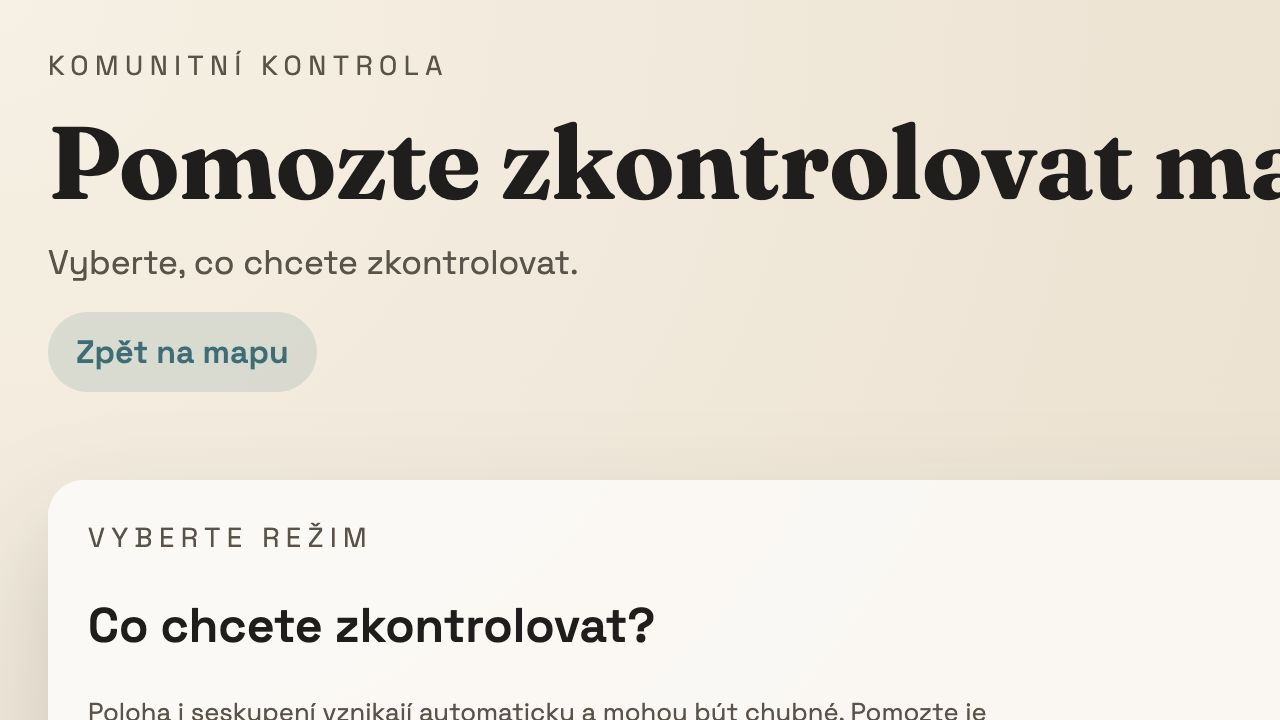
#> input picture artifacts/community-help-audit/01-choose-help-mode.jpg, 1280 x 720 px
$ python -i similarity_hashing.py   (imports and definitions only)
#> lines starting #> are read from the running program, lines starting #| are printed output that depends on the picture; after the words box and inside, x2 and y2 are one past the last pixel; in counts of white or black regions, pixels touching at a corner belong together
#> further down, picture is the input picture: PIL image 1280x720 RGB; mean R, G, B 230.8, 225.2, 214.6
from collections import deque
from statistics import median

from PIL import Image, ImageFilter

from src.utils.similarity_core import visual_hash


def _corner_background(image: Image.Image) -> tuple[int, int, int]:
    width, height = image.size
    sample_size = max(4, min(width, height) // 10)
    pixels = image.load()
    samples: list[tuple[int, int, int]] = []
    regions = [
        (range(sample_size), range(sample_size)),
        (range(width - sample_size, width), range(sample_size)),
        (range(sample_size), range(height - sample_size, height)),
        (range(width - sample_size, width), range(height - sample_size, height)),
    ]
    for xs, ys in regions:
        for x in xs:
            for y in ys:
                samples.append(pixels[x, y])
    return tuple(int(median([sample[channel] for sample in samples])) for channel in range(3))


def _components(mask: Image.Image) -> list[tuple[int, int, int, int, int, bool]]:
    width, height = mask.size
    pixels = mask.load()
    seen: set[tuple[int, int]] = set()
    components: list[tuple[int, int, int, int, int, bool]] = []
    for y in range(height):
        for x in range(width):
            if pixels[x, y] < 128 or (x, y) in seen:
                continue
            queue: deque[tuple[int, int]] = deque([(x, y)])
            seen.add((x, y))
            min_x = max_x = x
            min_y = max_y = y
            area = 0
            touches_border = False
            while queue:
                current_x, current_y = queue.popleft()
                area += 1
                min_x = min(min_x, current_x)
                max_x = max(max_x, current_x)
                min_y = min(min_y, current_y)
                max_y = max(max_y, current_y)
                if (
                    current_x <= 1
                    or current_y <= 1
                    or current_x >= width - 2
                    or current_y >= height - 2
                ):
                    touches_border = True
                for next_x, next_y in (
                    (current_x + 1, current_y),
                    (current_x - 1, current_y),
                    (current_x, current_y + 1),
                    (current_x, current_y - 1),
                ):
                    if (
                        0 <= next_x < width
                        and 0 <= next_y < height
                        and pixels[next_x, next_y] >= 128
                        and (next_x, next_y) not in seen
                    ):
                        seen.add((next_x, next_y))
                        queue.append((next_x, next_y))
            components.append((area, min_x, min_y, max_x + 1, max_y + 1, touches_border))
    return components


def mounted_photo_crop(image: Image.Image) -> tuple[Image.Image, bool]:
    rgb = image.convert("RGB")
    width, height = rgb.size
#> width = 1280; height = 720
    scale = 256 / max(width, height)
#> scale = 0.2
    small_width = max(1, round(width * scale))
#> small_width = 256
    small_height = max(1, round(height * scale))
#> small_height = 144
    small = rgb.resize((small_width, small_height), Image.Resampling.LANCZOS)
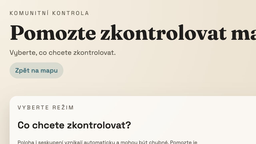
#> small: PIL image 256x144 RGB; mean R, G, B 230.6, 225.1, 214.6
    background = _corner_background(small)
#> after the loop in _corner_background, `for xs, ys in regions:`: samples = 784 items, first 6: (247, 241, 229), (247, 241, 229), (247, 241, 229), (247, 241, 229), (247, 241, 229), (247, 241, 229)
#> background = (246, 240, 228)
    pixels = small.load()

    distances: list[int] = []
    for y in range(small_height):
        for x in range(small_width):
            red, green, blue = pixels[x, y]
            distances.append(
                abs(red - background[0])
                + abs(green - background[1])
                + abs(blue - background[2])
            )
#> after the loop, distances = 36864 items
    if not distances:
        return rgb, False

    sorted_distances = sorted(distances)
#> sorted_distances = 36864 items
    median_distance = median(sorted_distances)
#> median_distance = 27
    q90_distance = sorted_distances[int(len(sorted_distances) * 0.9)]
#> q90_distance = 75
    threshold = max(35, median_distance + (q90_distance - median_distance) * 0.45)
#> threshold = 48.6

    mask = Image.new("L", (small_width, small_height), 0)
#> mask: PIL image 256x144 L; every value is 0
    mask_pixels = mask.load()
    for y in range(small_height):
        for x in range(small_width):
            red, green, blue = pixels[x, y]
            distance = (
                abs(red - background[0])
                + abs(green - background[1])
                + abs(blue - background[2])
            )
            if distance >= threshold:
                mask_pixels[x, y] = 255

    mask = mask.filter(ImageFilter.MaxFilter(7)).filter(ImageFilter.MinFilter(5))
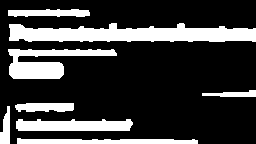
#> mask: PIL image 256x144 L; 23.1% white; 8 white regions, largest, box (x1, y1, x2, y2) and area: (9, 23, 256, 42) 3353, (8, 49, 117, 79) 1615, (16, 119, 133, 131) 1193
    center_x = small_width / 2
#> center_x = 128
    center_y = small_height / 2
#> center_y = 72
    candidates: list[tuple[float, int, int, int, int, int, int]] = []
    for area, min_x, min_y, max_x, max_y, touches_border in _components(mask):
#> in _components, `width, height = mask.size`: width = 256; height = 144
#> in _components, `seen: set[tuple[int, int]] = set()`: seen = 0 items
        if touches_border:
            continue
        width_span = max_x - min_x
        height_span = max_y - min_y
        if (
            area / (small_width * small_height) < 0.005
            or width_span < small_width * 0.08
            or height_span < small_height * 0.08
        ):
            continue
        if min_x <= center_x <= max_x and min_y <= center_y <= max_y:
            center_distance = 0.0
        else:
            center_distance = abs((min_x + max_x) / 2 - center_x) + abs(
                (min_y + max_y) / 2 - center_y
            )
        candidates.append((center_distance, -area, min_x, min_y, max_x, max_y, area))
#> this loop made 8 passes
#> after the loop, candidates = [(73.5, -1615, 8, 49, 117, 79, 1615), (106.5, -1193, 16, 119, 133, 131, 1193)]

    if not candidates:
        return rgb, False

    _, _, min_x, min_y, max_x, max_y, _ = sorted(candidates)[0]
#> min_x = 8; min_y = 49; max_x = 117; max_y = 79
    padding = max(2, round(min(small_width, small_height) * 0.02))
#> padding = 3
    min_x = max(0, min_x - padding)
#> min_x = 5
    min_y = max(0, min_y - padding)
#> min_y = 46
    max_x = min(small_width, max_x + padding)
#> max_x = 120
    max_y = min(small_height, max_y + padding)
#> max_y = 82

    box = (
        max(0, int(min_x / scale)),
        max(0, int(min_y / scale)),
        min(width, int(max_x / scale)),
        min(height, int(max_y / scale)),
    )
#> box = (25, 230, 600, 410)
    crop_width = box[2] - box[0]
#> crop_width = 575
    crop_height = box[3] - box[1]
#> crop_height = 180
    crop_area = (crop_width * crop_height) / (width * height)
#> crop_area = 0.112
    if crop_area > 0.75 or crop_area < 0.03:
        return rgb, False
    return rgb.crop(box), True


def hash_image_for_similarity(image: Image.Image, hash_size: int) -> int:
    prepared_image, _ = mounted_photo_crop(image)
    return visual_hash(prepared_image, hash_size)

>>> from PIL import Image
>>> picture = Image.open('../../artifacts/community-help-audit/01-choose-help-mode.jpg')
>>> result = mounted_photo_crop(picture)

$ run again, on artifacts/community-help-audit/02-location-review.jpg
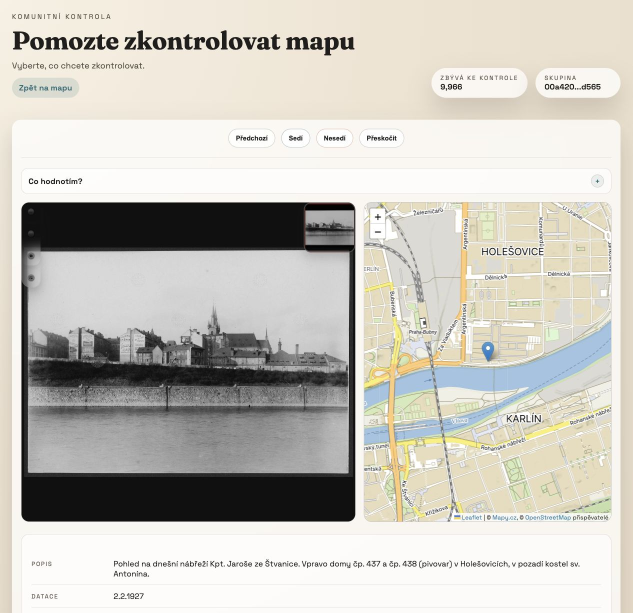
#> input picture artifacts/community-help-audit/02-location-review.jpg, 1265 x 1226 px (shown at 1/2 size)
#> picture is the input picture: PIL image 1265x1226 RGB; mean R, G, B 200.3, 197.8, 190.3
#> in mounted_photo_crop, `small = rgb.resize((small_width, small_height), Image.Resampling.LANCZ..`:
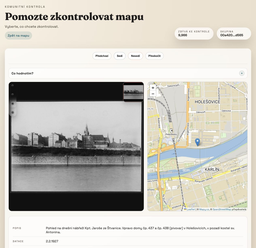
#> small: PIL image 256x248 RGB; mean R, G, B 200.3, 197.8, 190.3
#> after the loop in _corner_background, `for xs, ys in regions:`: samples = 2304 items, first 6: (247, 241, 229), (247, 241, 229), (247, 241, 229), (247, 241, 229), (247, 241, 229), (246, 240, 228)
#> background = (245, 239, 227)
#> after the loop in mounted_photo_crop, `for y in range(small_height):`: distances = 63488 items
#> median_distance = 57
#> q90_distance = 537
#> threshold = 273
#> in mounted_photo_crop, `mask = mask.filter(ImageFilter.MaxFilter(7)).filter(ImageFilter.MinFil..`:
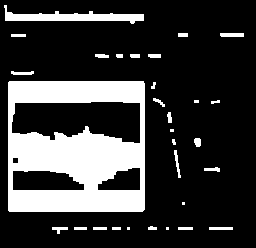
#> mask: PIL image 256x248 L; 22.2% white; 30 white regions (6 under 20 px), largest, box (x1, y1, x2, y2) and area: (8, 81, 145, 212) 11950, (4, 5, 144, 24) 1052, (220, 33, 244, 37) 95
#> in _components, `width, height = mask.size`: width = 256; height = 248
#> seen = 0 items
#> the loop in mounted_photo_crop, `for area, min_x, min_y, max_x, max_y, touches_border in _components(ma..` made 30 passes
#> (area, min_x, min_y, max_x, max_y, width_span, height_span, center_distance) on pass 10: (11950, 8, 81, 145, 212, 137, 131, 0)
#> after the loop in mounted_photo_crop, `for area, min_x, min_y, max_x, max_y, touches_border in _components(ma..`: candidates = [(0, -11950, 8, 81, 145, 212, 11950)]
#> in mounted_photo_crop, `_, _, min_x, min_y, max_x, max_y, _ = sorted(candidates)[0]`: min_x = 8; min_y = 81; max_x = 145; max_y = 212
#> in mounted_photo_crop, `min_x = max(0, min_x - padding)`: min_x = 3
#> in mounted_photo_crop, `min_y = max(0, min_y - padding)`: min_y = 76
#> in mounted_photo_crop, `max_x = min(small_width, max_x + padding)`: max_x = 150
#> in mounted_photo_crop, `max_y = min(small_height, max_y + padding)`: max_y = 217
#> box = (14, 375, 741, 1072)
#> crop_width = 727
#> crop_height = 697
#> crop_area = 0.327

$ run again, on artifacts/community-help-audit/03-location-correction.jpg
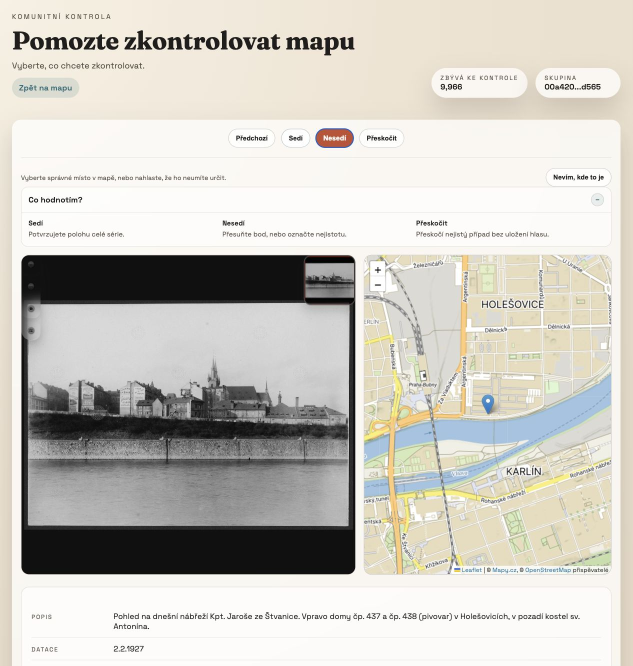
#> input picture artifacts/community-help-audit/03-location-correction.jpg, 1265 x 1332 px (shown at 1/2 size)
#> picture is the input picture: PIL image 1265x1332 RGB; mean R, G, B 203.9, 201.3, 194.1
#> in mounted_photo_crop, `small = rgb.resize((small_width, small_height), Image.Resampling.LANCZ..`:
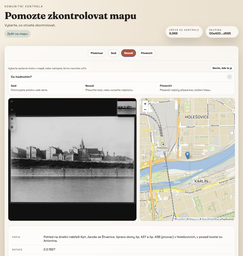
#> small: PIL image 243x256 RGB; mean R, G, B 203.8, 201.3, 194.1
#> after the loop in _corner_background, `for xs, ys in regions:`: samples = 2304 items, first 6: (247, 241, 229), (247, 241, 229), (247, 241, 229), (247, 241, 229), (247, 241, 229), (246, 240, 228)
#> background = (245, 239, 226)
#> after the loop in mounted_photo_crop, `for y in range(small_height):`: distances = 62208 items
#> median_distance = 50
#> q90_distance = 482
#> threshold = 244.4
#> in mounted_photo_crop, `mask = mask.filter(ImageFilter.MaxFilter(7)).filter(ImageFilter.MinFil..`:
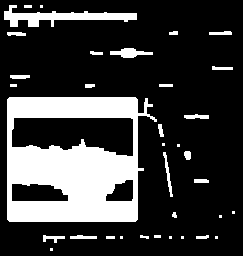
#> mask: PIL image 243x256 L; 23% white; 35 white regions (10 under 20 px), largest, box (x1, y1, x2, y2) and area: (7, 97, 157, 222) 11624, (4, 5, 137, 27) 1167, (110, 48, 153, 58) 245
#> in _components, `width, height = mask.size`: width = 243; height = 256
#> seen = 0 items
#> the loop in mounted_photo_crop, `for area, min_x, min_y, max_x, max_y, touches_border in _components(ma..` made 35 passes
#> (area, min_x, min_y, max_x, max_y, width_span, height_span, center_distance) on passes 1, 14: (1167, 4, 5, 137, 27, 133, 22, 163), (11624, 7, 97, 157, 222, 150, 125, 0)
#> after the loop in mounted_photo_crop, `for area, min_x, min_y, max_x, max_y, touches_border in _components(ma..`: candidates = [(163, -1167, 4, 5, 137, 27, 1167), (0, -11624, 7, 97, 157, 222, 11624)]
#> in mounted_photo_crop, `_, _, min_x, min_y, max_x, max_y, _ = sorted(candidates)[0]`: min_x = 7; min_y = 97; max_x = 157; max_y = 222
#> in mounted_photo_crop, `min_x = max(0, min_x - padding)`: min_x = 2
#> in mounted_photo_crop, `min_y = max(0, min_y - padding)`: min_y = 92
#> in mounted_photo_crop, `max_x = min(small_width, max_x + padding)`: max_x = 162
#> in mounted_photo_crop, `max_y = min(small_height, max_y + padding)`: max_y = 227
#> box = (10, 478, 842, 1181)
#> crop_width = 832
#> crop_height = 703
#> crop_area = 0.347
